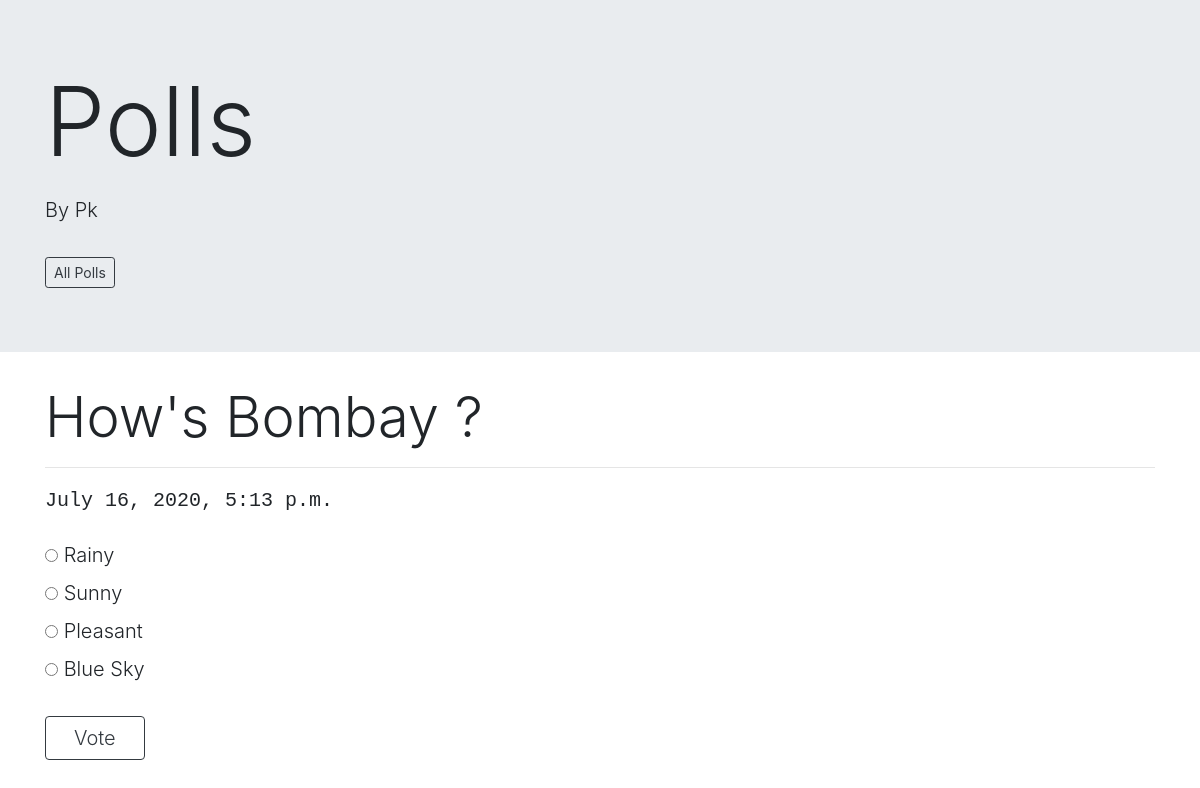
Page /2/ on the committed database.
### polls/models.py (models this page shows, shortened)
class Question(models.Model):
    question_text = models.CharField(max_length=200)
    pub_date = models.DateTimeField('date published')

class Choice(models.Model):
    question = models.ForeignKey(Question, on_delete=models.CASCADE)
    choice_text = models.CharField(max_length=200)
    votes = models.IntegerField(default=0)

### polls/views.py (the view)
# urls.py: path('<int:question_id>/', views.detail, name='detail'),
def detail(request, question_id):
    question = get_object_or_404(Question, pk=question_id)
    return render(request, 'polls/detail.html', {'question': question})

### polls/templates/polls/detail.html (shortened to what this page needs)
{% extends 'polls/base.html' %}
{% block content %}
<div class="display-4">
    {{ question.question_text }}
</div>
<hr>
<samp>
    {{ question.pub_date }}
</samp>
<div class="">
    <div class="mt-4 pb-5 float-left">
    <form action="{% url 'polls:vote' question.id %}" method="post">
    {% for choice in question.choice_set.all %}
        <input
            type="radio"
            name="choice"
            id="choice{{ forloop.counter }}"
            value="{{ choice.id }}"
            required
        >
        <label
            for="choice{{ forloop.counter }}">
            {{ choice.choice_text }}
        </label>
        <br>
    {% endfor %}
    <button class="btn btn-outline-dark mt-4" type="submit">
            <span class="lead p-3">Vote</span>
    </button>
    </form>
    </div>
</div>
{% endblock %}

### rows in the picture
Question: question_text "How's Bombay ?", pub_date "July 16, 2020, 5:13 p.m."
Choice: choice_text "Rainy"
Choice: choice_text "Sunny"
Choice: choice_text "Pleasant"
Choice: choice_text "Blue Sky"
